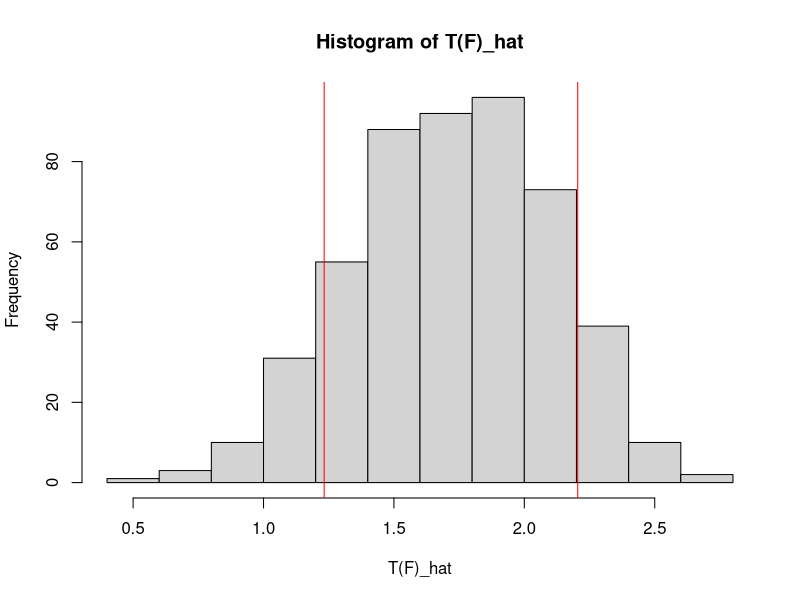

R code for this plot:
####################################################
#                      example 1                   #
####################################################
# Original sample
x = c(2.46,0.89,1.6,2.76,1.01,3.06,0.17)

# Number of bootstrap samples
B = 500

# Generating bootstrap samples and arranging in a matrix form. Each row is a sample
xb = matrix(sample(size = B*length(x), x, replace = TRUE), nrow = B)

# Calculate T(F) for each B bootstrap sample
tb = sapply(1:B, function(b){return(mean(xb[b,]))})

# Plot the histogram of the bootstrap estimates
hist(tb, xlab = "T(F)_hat", main = "Histogram of T(F)_hat")
# Mark the 80% confidence interval with two vertical red lines
abline(v = quantile(tb, probs = c(0.1, 0.9)), col = "red")

# Calculate the qualtile 80% and 95% confidence intervals
quantile(tb, probs = c(0.1, 0.9))
quantile(tb, probs = c(0.025, 0.975))

# Calculate the normal 95% and 90% confidence intervals
mean(tb) + c(-1.95, 1.95)*sd(tb)
mean(tb) + c(-1.65, 1.65)*sd(tb)
